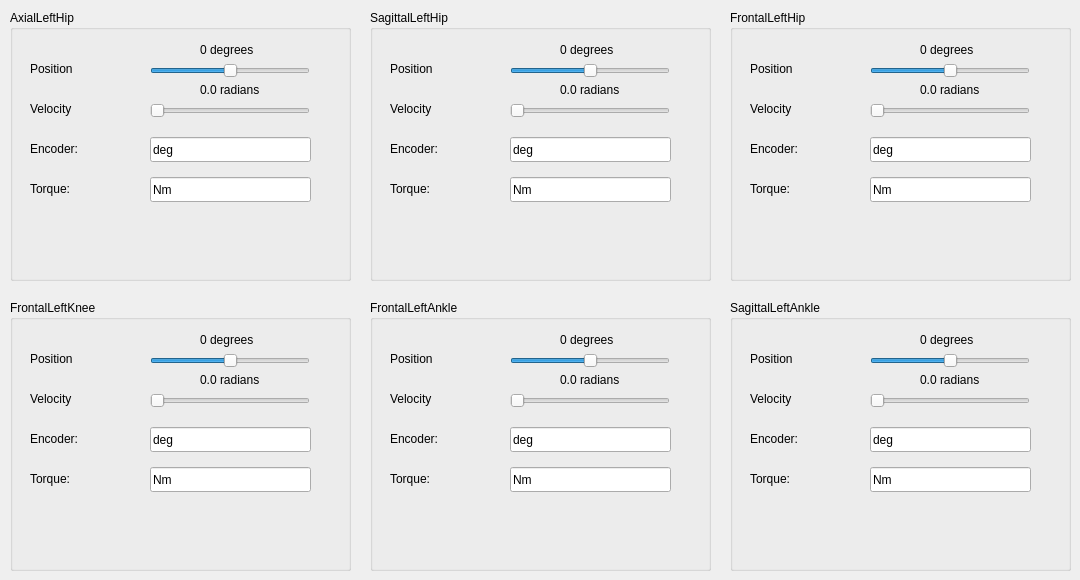
   <widget class="QWidget" name="leftLeg_tab">
    <attribute name="title">
     <string>/leftLeg</string>
    </attribute>
    <widget class="QGroupBox" name="frontalLeftAnkle_groupBox">
     <property name="geometry">
      <rect>
       <x>370</x>
       <y>300</y>
       <width>341</width>
       <height>271</height>
      </rect>
     </property>
     <property name="title">
      <string>FrontalLeftAnkle</string>
     </property>
     <widget class="QLabel" name="velocityFrontalLeftAnkle_label">
      <property name="geometry">
       <rect>
        <x>20</x>
        <y>90</y>
        <width>67</width>
        <height>17</height>
       </rect>
      </property>
      <property name="text">
       <string>Velocity</string>
      </property>
     </widget>
     <widget class="QSlider" name="velocityFrontalLeftAnkle_slider">
      <property name="geometry">
       <rect>
        <x>140</x>
        <y>93</y>
        <width>160</width>
        <height>16</height>
       </rect>
      </property>
      <property name="maximum">
       <number>100</number>
      </property>
      <property name="orientation">
       <enum>Qt::Horizontal</enum>
      </property>
     </widget>
     <widget class="QLabel" name="positionFrontalLeftAnkle_label">
      <property name="geometry">
       <rect>
        <x>20</x>
        <y>50</y>
        <width>67</width>
        <height>17</height>
       </rect>
      </property>
      <property name="text">
       <string>Position</string>
      </property>
     </widget>
     <widget class="QSlider" name="positionFrontalLeftAnkle_slider">
      <property name="geometry">
       <rect>
        <x>140</x>
        <y>53</y>
        <width>160</width>
        <height>16</height>
       </rect>
      </property>
      <property name="maximum">
       <number>180</number>
      </property>
      <property name="sliderPosition">
       <number>90</number>
      </property>
      <property name="orientation">
       <enum>Qt::Horizontal</enum>
      </property>
     </widget>
     <widget class="QLabel" name="positionValueFrontalLeftAnkle_label">
      <property name="geometry">
       <rect>
        <x>190</x>
        <y>30</y>
        <width>111</width>
        <height>20</height>
       </rect>
      </property>
      <property name="text">
       <string>0 degrees</string>
      </property>
     </widget>
     <widget class="QLabel" name="velocityValueFrontalLeftAnkle_label">
      <property name="geometry">
       <rect>
        <x>190</x>
        <y>70</y>
        <width>111</width>
        <height>20</height>
       </rect>
      </property>
      <property name="text">
       <string>0.0 radians</string>
      </property>
     </widget>
     <widget class="QLineEdit" name="encoderFrontalLeftAnkle_lineEdit">
      <property name="geometry">
       <rect>
        <x>140</x>
        <y>127</y>
        <width>161</width>
        <height>25</height>
       </rect>
      </property>
      <property name="text">
       <string>deg</string>
      </property>
     </widget>
     <widget class="QLineEdit" name="torqueFrontalLeftAnkle_lineEdit">
      <property name="geometry">
       <rect>
        <x>140</x>
        <y>167</y>
        <width>161</width>
        <height>25</height>
       </rect>
      </property>
      <property name="text">
       <string>Nm</string>
      </property>
     </widget>
     <widget class="QLabel" name="encoderFrontalLeftAnkle_label">
      <property name="geometry">
       <rect>
        <x>20</x>
        <y>130</y>
        <width>67</width>
        <height>17</height>
       </rect>
      </property>
      <property name="text">
       <string>Encoder:</string>
      </property>
     </widget>
     <widget class="QLabel" name="torqueFrontalLeftAnkle_label">
      <property name="geometry">
       <rect>
        <x>20</x>
        <y>170</y>
        <width>67</width>
        <height>17</height>
       </rect>
      </property>
      <property name="text">
       <string>Torque:</string>
      </property>
     </widget>
    </widget>
    <widget class="QGroupBox" name="axialLeftHip_groupBox">
     <property name="geometry">
      <rect>
       <x>10</x>
       <y>10</y>
       <width>341</width>
       <height>271</height>
      </rect>
     </property>
     <property name="title">
      <string>AxialLeftHip</string>
     </property>
     <widget class="QSlider" name="positionAxialLeftHip_slider">
      <property name="geometry">
       <rect>
        <x>140</x>
        <y>53</y>
        <width>160</width>
        <height>16</height>
       </rect>
      </property>
      <property name="maximum">
       <number>180</number>
      </property>
      <property name="sliderPosition">
       <number>90</number>
      </property>
      <property name="orientation">
       <enum>Qt::Horizontal</enum>
      </property>
     </widget>
     <widget class="QSlider" name="velocityAxialLeftHip_slider">
      <property name="geometry">
       <rect>
        <x>140</x>
        <y>93</y>
        <width>160</width>
        <height>16</height>
       </rect>
      </property>
      <property name="maximum">
       <number>100</number>
      </property>
      <property name="orientation">
       <enum>Qt::Horizontal</enum>
      </property>
     </widget>
     <widget class="QLabel" name="positionAxialLeftHip_label">
      <property name="geometry">
       <rect>
        <x>20</x>
        <y>50</y>
        <width>67</width>
        <height>17</height>
       </rect>
      </property>
      <property name="text">
       <string>Position</string>
      </property>
     </widget>
     <widget class="QLabel" name="velocityAxialLeftHip_label">
      <property name="geometry">
       <rect>
        <x>20</x>
        <y>90</y>
        <width>67</width>
        <height>17</height>
       </rect>
      </property>
      <property name="text">
       <string>Velocity</string>
      </property>
     </widget>
     <widget class="QLabel" name="positionValueAxialLeftHip_label">
      <property name="geometry">
       <rect>
        <x>190</x>
        <y>30</y>
        <width>111</width>
        <height>20</height>
       </rect>
      </property>
      <property name="text">
       <string>0 degrees</string>
      </property>
     </widget>
     <widget class="QLabel" name="velocityValueAxialLeftHip_label">
      <property name="geometry">
       <rect>
        <x>190</x>
        <y>70</y>
        <width>111</width>
        <height>20</height>
       </rect>
      </property>
      <property name="text">
       <string>0.0 radians</string>
      </property>
     </widget>
     <widget class="QLineEdit" name="encoderAxialLeftHip_lineEdit">
      <property name="geometry">
       <rect>
        <x>140</x>
        <y>127</y>
        <width>161</width>
        <height>25</height>
       </rect>
      </property>
      <property name="text">
       <string>deg</string>
      </property>
     </widget>
     <widget class="QLineEdit" name="torqueAxialLeftHip_lineEdit">
      <property name="geometry">
       <rect>
        <x>140</x>
        <y>167</y>
        <width>161</width>
        <height>25</height>
       </rect>
      </property>
      <property name="text">
       <string>Nm</string>
      </property>
     </widget>
     <widget class="QLabel" name="encoderAxialLeftHip_label">
      <property name="geometry">
       <rect>
        <x>20</x>
        <y>130</y>
        <width>67</width>
        <height>17</height>
       </rect>
      </property>
      <property name="text">
       <string>Encoder:</string>
      </property>
     </widget>
     <widget class="QLabel" name="torqueAxialLeftHip_label">
      <property name="geometry">
       <rect>
        <x>20</x>
        <y>170</y>
        <width>67</width>
        <height>17</height>
       </rect>
      </property>
      <property name="text">
       <string>Torque:</string>
      </property>
     </widget>
    </widget>
    <widget class="QGroupBox" name="frontalLeftHip_groupBox">
     <property name="geometry">
      <rect>
       <x>730</x>
       <y>10</y>
       <width>341</width>
       <height>271</height>
      </rect>
     </property>
     <property name="title">
      <string>FrontalLeftHip</string>
     </property>
     <widget class="QSlider" name="velocityFrontalLeftHip_slider">
      <property name="geometry">
       <rect>
        <x>140</x>
        <y>93</y>
        <width>160</width>
        <height>16</height>
       </rect>
      </property>
      <property name="maximum">
       <number>100</number>
      </property>
      <property name="orientation">
       <enum>Qt::Horizontal</enum>
      </property>
     </widget>
     <widget class="QSlider" name="positionFrontalLeftHip_slider">
      <property name="geometry">
       <rect>
        <x>140</x>
        <y>53</y>
        <width>160</width>
        <height>16</height>
       </rect>
      </property>
      <property name="maximum">
       <number>180</number>
      </property>
      <property name="sliderPosition">
       <number>90</number>
      </property>
      <property name="orientation">
       <enum>Qt::Horizontal</enum>
      </property>
     </widget>
     <widget class="QLabel" name="positionFrontalLeftHip_label">
      <property name="geometry">
       <rect>
        <x>20</x>
        <y>50</y>
        <width>67</width>
        <height>17</height>
       </rect>
      </property>
      <property name="text">
       <string>Position</string>
      </property>
     </widget>
     <widget class="QLabel" name="velocityFrontalLeftHip_label">
      <property name="geometry">
       <rect>
        <x>20</x>
        <y>90</y>
        <width>67</width>
        <height>17</height>
       </rect>
      </property>
      <property name="text">
       <string>Velocity</string>
      </property>
     </widget>
     <widget class="QLabel" name="velocityValueFrontalLeftHip_label">
      <property name="geometry">
       <rect>
        <x>190</x>
        <y>70</y>
        <width>111</width>
        <height>20</height>
       </rect>
      </property>
      <property name="text">
       <string>0.0 radians</string>
      </property>
     </widget>
     <widget class="QLabel" name="positionValueFrontalLeftHip_label">
      <property name="geometry">
       <rect>
        <x>190</x>
        <y>30</y>
        <width>111</width>
        <height>20</height>
       </rect>
      </property>
      <property name="text">
       <string>0 degrees</string>
      </property>
     </widget>
     <widget class="QLineEdit" name="encoderFrontalLeftHip_lineEdit">
      <property name="geometry">
       <rect>
        <x>140</x>
        <y>127</y>
        <width>161</width>
        <height>25</height>
       </rect>
      </property>
      <property name="text">
       <string>deg</string>
      </property>
     </widget>
     <widget class="QLineEdit" name="torqueFrontalLeftHip_lineEdit">
      <property name="geometry">
       <rect>
        <x>140</x>
        <y>167</y>
        <width>161</width>
        <height>25</height>
       </rect>
      </property>
      <property name="text">
       <string>Nm</string>
      </property>
     </widget>
     <widget class="QLabel" name="encoderFrontalLeftHip_label">
      <property name="geometry">
       <rect>
        <x>20</x>
        <y>130</y>
        <width>67</width>
        <height>17</height>
       </rect>
      </property>
      <property name="text">
       <string>Encoder:</string>
      </property>
     </widget>
     <widget class="QLabel" name="torqueFrontalLeftHip_label">
      <property name="geometry">
       <rect>
        <x>20</x>
        <y>170</y>
        <width>67</width>
        <height>17</height>
       </rect>
      </property>
      <property name="text">
       <string>Torque:</string>
      </property>
     </widget>
    </widget>
    <widget class="QGroupBox" name="sagittalLeftHip_groupBox">
     <property name="geometry">
      <rect>
       <x>370</x>
       <y>10</y>
       <width>341</width>
       <height>271</height>
      </rect>
     </property>
     <property name="title">
      <string>SagittalLeftHip</string>
     </property>
     <widget class="QSlider" name="velocitySagittalLeftHip_slider">
      <property name="geometry">
       <rect>
        <x>140</x>
        <y>93</y>
        <width>160</width>
        <height>16</height>
       </rect>
      </property>
      <property name="maximum">
       <number>100</number>
      </property>
      <property name="orientation">
       <enum>Qt::Horizontal</enum>
      </property>
     </widget>
     <widget class="QSlider" name="positionSagittalLeftHip_slider">
      <property name="geometry">
       <rect>
        <x>140</x>
        <y>53</y>
        <width>160</width>
        <height>16</height>
       </rect>
      </property>
      <property name="maximum">
       <number>180</number>
      </property>
      <property name="sliderPosition">
       <number>90</number>
      </property>
      <property name="orientation">
       <enum>Qt::Horizontal</enum>
      </property>
     </widget>
     <widget class="QLabel" name="positionSagittalLeftHip_label">
      <property name="geometry">
       <rect>
        <x>20</x>
        <y>50</y>
        <width>67</width>
        <height>17</height>
       </rect>
      </property>
      <property name="text">
       <string>Position</string>
      </property>
     </widget>
     <widget class="QLabel" name="velocitySagittalLeftHip_label">
      <property name="geometry">
       <rect>
        <x>20</x>
        <y>90</y>
        <width>67</width>
        <height>17</height>
       </rect>
      </property>
      <property name="text">
       <string>Velocity</string>
      </property>
     </widget>
     <widget class="QLabel" name="positionValueSagittalLeftHip_label">
      <property name="geometry">
       <rect>
        <x>190</x>
        <y>30</y>
        <width>111</width>
        <height>20</height>
       </rect>
      </property>
      <property name="text">
       <string>0 degrees</string>
      </property>
     </widget>
     <widget class="QLabel" name="velocityValueSagittalLeftHip_label">
      <property name="geometry">
       <rect>
        <x>190</x>
        <y>70</y>
        <width>111</width>
        <height>20</height>
       </rect>
      </property>
      <property name="text">
       <string>0.0 radians</string>
      </property>
     </widget>
     <widget class="QLineEdit" name="encoderSagittalLeftHip_lineEdit">
      <property name="geometry">
       <rect>
        <x>140</x>
        <y>127</y>
        <width>161</width>
        <height>25</height>
       </rect>
      </property>
      <property name="text">
       <string>deg</string>
      </property>
     </widget>
     <widget class="QLineEdit" name="torqueSagittalLeftHip_lineEdit">
      <property name="geometry">
       <rect>
        <x>140</x>
        <y>167</y>
        <width>161</width>
        <height>25</height>
       </rect>
      </property>
      <property name="text">
       <string>Nm</string>
      </property>
     </widget>
     <widget class="QLabel" name="encoderSagittalLeftHip_label">
      <property name="geometry">
       <rect>
        <x>20</x>
        <y>130</y>
        <width>67</width>
        <height>17</height>
       </rect>
      </property>
      <property name="text">
       <string>Encoder:</string>
      </property>
     </widget>
     <widget class="QLabel" name="torqueSagittalLeftHip_label">
      <property name="geometry">
       <rect>
        <x>20</x>
        <y>170</y>
        <width>67</width>
        <height>17</height>
       </rect>
      </property>
      <property name="text">
       <string>Torque:</string>
      </property>
     </widget>
    </widget>
    <widget class="QGroupBox" name="sagittalLeftAnkle_groupBox">
     <property name="geometry">
      <rect>
       <x>730</x>
       <y>300</y>
       <width>341</width>
       <height>271</height>
      </rect>
     </property>
     <property name="title">
      <string>SagittalLeftAnkle</string>
     </property>
     <widget class="QLabel" name="velocitySagittalLeftAnkle_label">
      <property name="geometry">
       <rect>
        <x>20</x>
        <y>90</y>
        <width>67</width>
        <height>17</height>
       </rect>
      </property>
      <property name="text">
       <string>Velocity</string>
      </property>
     </widget>
     <widget class="QSlider" name="velocitySagittalLeftAnkle_slider">
      <property name="geometry">
       <rect>
        <x>140</x>
        <y>93</y>
        <width>160</width>
        <height>16</height>
       </rect>
      </property>
      <property name="maximum">
       <number>100</number>
      </property>
      <property name="orientation">
       <enum>Qt::Horizontal</enum>
      </property>
     </widget>
     <widget class="QLabel" name="positionSagittalLeftAnkle_label">
      <property name="geometry">
       <rect>
        <x>20</x>
        <y>50</y>
        <width>67</width>
        <height>17</height>
       </rect>
      </property>
      <property name="text">
       <string>Position</string>
      </property>
     </widget>
     <widget class="QSlider" name="positionSagittalLeftAnkle_slider">
      <property name="geometry">
       <rect>
        <x>140</x>
        <y>53</y>
        <width>160</width>
        <height>16</height>
       </rect>
      </property>
      <property name="maximum">
       <number>180</number>
      </property>
      <property name="sliderPosition">
       <number>90</number>
      </property>
      <property name="orientation">
       <enum>Qt::Horizontal</enum>
      </property>
     </widget>
     <widget class="QLabel" name="velocityValueSagittalLeftAnkle_label">
      <property name="geometry">
       <rect>
        <x>190</x>
        <y>70</y>
        <width>111</width>
        <height>20</height>
       </rect>
      </property>
      <property name="text">
       <string>0.0 radians</string>
      </property>
     </widget>
     <widget class="QLabel" name="positionValueSagittalLeftAnkle_label">
      <property name="geometry">
       <rect>
        <x>190</x>
        <y>30</y>
        <width>111</width>
        <height>20</height>
       </rect>
      </property>
      <property name="text">
       <string>0 degrees</string>
      </property>
     </widget>
     <widget class="QLineEdit" name="encoderSagittalLeftAnkle_lineEdit">
      <property name="geometry">
       <rect>
        <x>140</x>
        <y>127</y>
        <width>161</width>
        <height>25</height>
       </rect>
      </property>
      <property name="text">
       <string>deg</string>
      </property>
     </widget>
     <widget class="QLineEdit" name="torqueSagittalLeftAnkle_lineEdit">
      <property name="geometry">
       <rect>
        <x>140</x>
        <y>167</y>
        <width>161</width>
        <height>25</height>
       </rect>
      </property>
      <property name="text">
       <string>Nm</string>
      </property>
     </widget>
     <widget class="QLabel" name="encoderSagittalLeftAnkle_label">
      <property name="geometry">
       <rect>
        <x>20</x>
        <y>130</y>
        <width>67</width>
        <height>17</height>
       </rect>
      </property>
      <property name="text">
       <string>Encoder:</string>
      </property>
     </widget>
     <widget class="QLabel" name="torqueSagittalLeftAnkle_label">
      <property name="geometry">
       <rect>
        <x>20</x>
        <y>170</y>
        <width>67</width>
        <height>17</height>
       </rect>
      </property>
      <property name="text">
       <string>Torque:</string>
      </property>
     </widget>
    </widget>
    <widget class="QGroupBox" name="frontalLeftKnee_groupBox">
     <property name="geometry">
      <rect>
       <x>10</x>
       <y>300</y>
       <width>341</width>
       <height>271</height>
      </rect>
     </property>
     <property name="title">
      <string>FrontalLeftKnee</string>
     </property>
     <widget class="QSlider" name="velocityFrontalLeftKnee_slider">
      <property name="geometry">
       <rect>
        <x>140</x>
        <y>93</y>
        <width>160</width>
        <height>16</height>
       </rect>
      </property>
      <property name="maximum">
       <number>100</number>
      </property>
      <property name="orientation">
       <enum>Qt::Horizontal</enum>
      </property>
     </widget>
     <widget class="QSlider" name="positionFrontalLeftKnee_slider">
      <property name="geometry">
       <rect>
        <x>140</x>
        <y>53</y>
        <width>160</width>
        <height>16</height>
       </rect>
      </property>
      <property name="maximum">
       <number>180</number>
      </property>
      <property name="sliderPosition">
       <number>90</number>
      </property>
      <property name="orientation">
       <enum>Qt::Horizontal</enum>
      </property>
     </widget>
     <widget class="QLabel" name="positionFrontalLeftKnee_label">
      <property name="geometry">
       <rect>
        <x>20</x>
        <y>50</y>
        <width>67</width>
        <height>17</height>
       </rect>
      </property>
      <property name="text">
       <string>Position</string>
      </property>
     </widget>
     <widget class="QLabel" name="velocityFrontalLeftKnee_label">
      <property name="geometry">
       <rect>
        <x>20</x>
        <y>90</y>
        <width>67</width>
        <height>17</height>
       </rect>
      </property>
      <property name="text">
       <string>Velocity</string>
      </property>
     </widget>
     <widget class="QLabel" name="velocityValueFrontalLeftKnee_label">
      <property name="geometry">
       <rect>
        <x>190</x>
        <y>70</y>
        <width>111</width>
        <height>20</height>
       </rect>
      </property>
      <property name="text">
       <string>0.0 radians</string>
      </property>
     </widget>
     <widget class="QLabel" name="positionValueFrontalLeftKnee_label">
      <property name="geometry">
       <rect>
        <x>190</x>
        <y>30</y>
        <width>111</width>
        <height>20</height>
       </rect>
      </property>
      <property name="text">
       <string>0 degrees</string>
      </property>
     </widget>
     <widget class="QLineEdit" name="encoderFrontalLeftKnee_lineEdit">
      <property name="geometry">
       <rect>
        <x>140</x>
        <y>127</y>
        <width>161</width>
        <height>25</height>
       </rect>
      </property>
      <property name="text">
       <string>deg</string>
      </property>
     </widget>
     <widget class="QLineEdit" name="torqueFrontalLeftKnee_lineEdit">
      <property name="geometry">
       <rect>
        <x>140</x>
        <y>167</y>
        <width>161</width>
        <height>25</height>
       </rect>
      </property>
      <property name="text">
       <string>Nm</string>
      </property>
     </widget>
     <widget class="QLabel" name="encoderFrontalLeftKnee_label">
      <property name="geometry">
       <rect>
        <x>20</x>
        <y>130</y>
        <width>67</width>
        <height>17</height>
       </rect>
      </property>
      <property name="text">
       <string>Encoder:</string>
      </property>
     </widget>
     <widget class="QLabel" name="torqueFrontalLeftKnee_label">
      <property name="geometry">
       <rect>
        <x>20</x>
        <y>170</y>
        <width>67</width>
        <height>17</height>
       </rect>
      </property>
      <property name="text">
       <string>Torque:</string>
      </property>
     </widget>
    </widget>
   </widget>
